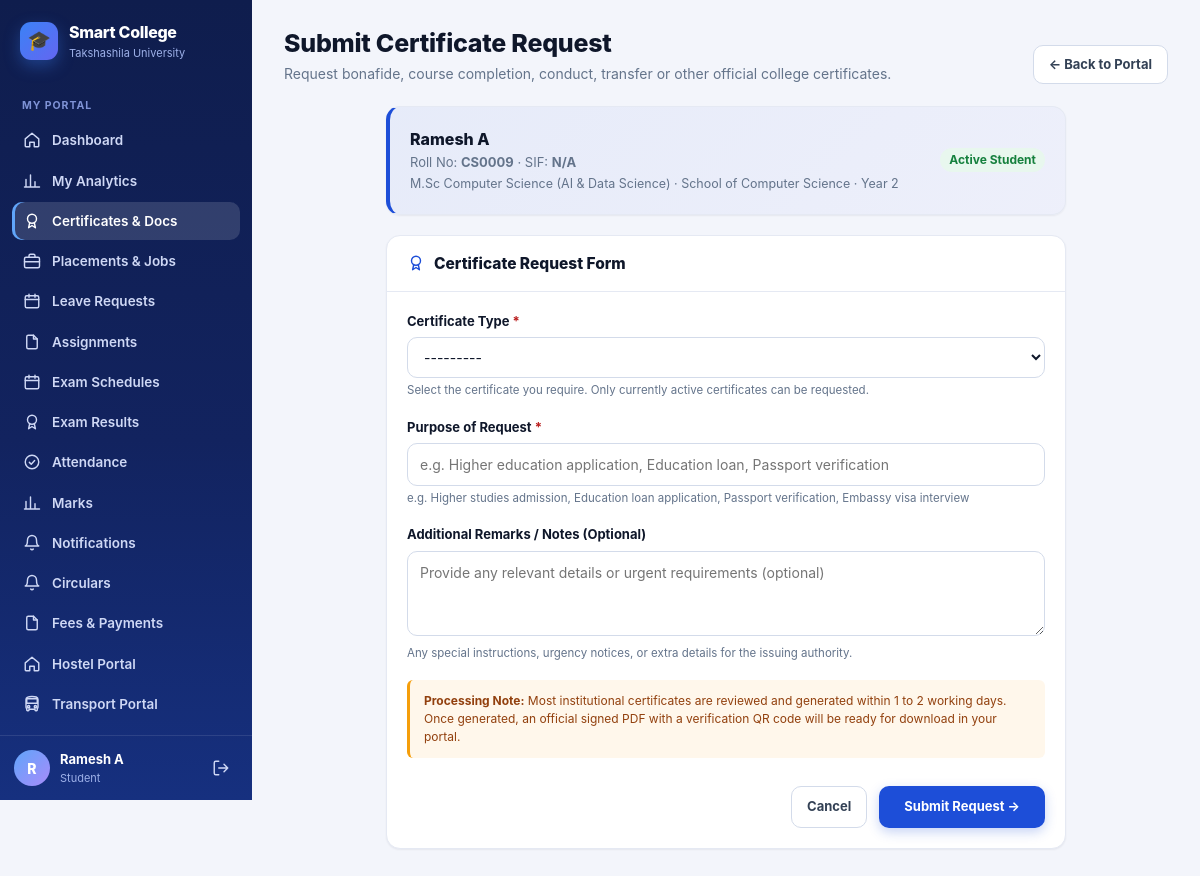
The page /certificates/request/ (signed in) on the database its author committed.
### students/models.py (models this page shows, shortened)
class Student(models.Model):
    user = models.OneToOneField(
        User,
        on_delete=models.CASCADE,
        null=True,
        blank=True
    )
    name = models.CharField(max_length=100)
    roll_no = models.CharField(max_length=20, unique=True)
    sif_number = models.CharField(
        max_length=30,
        unique=True,
        null=True,
        blank=True,
        help_text="7-digit unique University SIF number (auto-generated if left blank)"
    )
    email = models.EmailField()
    department = models.ForeignKey(
        Department,
        on_delete=models.CASCADE
    )
    course = models.ForeignKey(
        Course,
        on_delete=models.SET_NULL,
        null=True,
        blank=True
    )
    year = models.IntegerField()
    is_approved = models.BooleanField(default=True)
    parent_name = models.CharField(max_length=100, blank=True)
    parent_phone = models.CharField(max_length=20, blank=True)
    phone = models.CharField(max_length=20, blank=True)
    admission_date = models.DateField(default=timezone.now)
    is_active = models.BooleanField(default=True)

class Course(models.Model):
    name = models.CharField(max_length=100)
    department = models.ForeignKey(
        Department,
        on_delete=models.CASCADE,
        related_name="courses"
    )

class Department(models.Model):
    name = models.CharField(max_length=100)

### certificates/views.py (the view)
# urls.py: path("request/", views.certificate_request_create, name="certificate_request_create"),
@login_required(login_url="/accounts/login/")
def certificate_request_create(request):
    ctx_role = get_user_role(request.user)
    student = ctx_role["student"]
    if not student:
        messages.error(request, "Only enrolled students can request certificates.")
        return redirect("certificates_admin_dashboard" if ctx_role["is_officer"] else "/accounts/login/")
    if request.method == "POST":
        form = CertificateRequestForm(request.POST, student=student)
        if form.is_valid():
            req_obj = form.save(commit=False)
            req_obj.student = student
            req_obj.request_id = CertificateRequest.generate_next_request_id()
            req_obj.status = CertificateRequest.STATUS_PENDING
            req_obj.save()
            messages.success(request, f"Certificate request {req_obj.request_id} has been submitted!")
            notify_user(
                request.user,
                title=f"Certificate Requested: {req_obj.request_id}",
                message=f"Request for {req_obj.certificate_type.name} submitted successfully.",
                link=f"/certificates/detail/{req_obj.pk}/",
            )
            return redirect("certificates_student_portal")
    else:
        initial_type = request.GET.get("type")
        initial = {}
        if initial_type:
            ct = CertificateType.objects.filter(code=initial_type, is_active=True).first()
            if ct:
                initial["certificate_type"] = ct
        form = CertificateRequestForm(initial=initial, student=student)
    return render(request, "certificates/request_form.html", {"form": form, "student": student})

### certificates/forms.py (shortened to what this page needs)
class CertificateRequestForm(forms.ModelForm):
    class Meta:
        model = CertificateRequest
        fields = ["certificate_type", "purpose", "additional_remarks"]
        widgets = {
            "certificate_type": forms.Select(attrs={"class": "select", "id": "id_certificate_type"}),
            "purpose": forms.TextInput(attrs={
                "class": "input",
                "placeholder": "e.g. Higher education application, Education loan, Passport verification",
                "required": True,
            }),
            "additional_remarks": forms.Textarea(attrs={
                "class": "input",
                "rows": 3,
                "placeholder": "Provide any relevant details or urgent requirements (optional)",
            }),
        }
    def __init__(self, *args, **kwargs):
        self.student = kwargs.pop("student", None)
        super().__init__(*args, **kwargs)
        self.fields["certificate_type"].queryset = CertificateType.objects.filter(is_active=True).order_by("name")

### accounts/context_processors.py (called while the page is built)
def _has_faculty(user):
    if not user or not user.is_authenticated:
        return False
    if Student.objects.filter(user=user).exists():
        return False
    return (
        Faculty.objects.filter(user=user).exists()
        or (bool(user.email) and Faculty.objects.filter(email=user.email).exists())
    )

### certificates/models.py (called while the page is built)
    def __str__(self):
        return self.name

### certificates/services.py (called while the page is built)
def get_user_role(user):
    student = Student.objects.filter(user=user).select_related("course", "department").first()
    faculty = Faculty.objects.filter(user=user).first() or Faculty.objects.filter(email=user.email).first()
    is_admin = bool(user and (user.is_superuser or user.is_staff))
    if is_admin:
        role = "admin"
    elif student:
        role = "student"
    elif faculty:
        role = "faculty"
    else:
        role = "guest"
    return {
        "role": role,
        "student": student,
        "faculty": faculty,
        "is_admin": is_admin,
        "is_officer": is_admin,
    }

### certificates/templates/certificates/request_form.html (shortened to what this page needs)
{% extends "base.html" %}
{% block page_title %}Submit Certificate Request{% endblock %}
{% block page_sub %}Request bonafide, course completion, conduct, transfer or other official college certificates.{% endblock %}
{% block page_actions %}
    <a href="{% url 'certificates_student_portal' %}" class="btn btn-ghost">
        ← Back to Portal
    </a>
{% endblock %}
{% block content %}
<div style="max-width: 680px; margin: 0 auto;">
    <div class="card" style="margin-bottom: 20px; background: linear-gradient(135deg, rgba(29, 78, 216, 0.06) 0%, rgba(99, 102, 241, 0.04) 100%); border-left: 4px solid var(--brand);">
        <div class="card-body" style="display: flex; justify-content: space-between; align-items: center; flex-wrap: wrap; gap: 14px;">
            <div>
                <div style="font-weight: 800; font-size: 16px; color: var(--text);">{{ student.name }}</div>
                <div class="muted" style="font-size: 13px; margin-top: 2px;">
                    Roll No: <strong>{{ student.roll_no }}</strong> · SIF: <strong>{{ student.sif_number|default:"N/A" }}</strong>
                </div>
                <div class="muted" style="font-size: 12.5px; margin-top: 2px;">
                    {{ student.course.name|default:"General Degree" }} · {{ student.department.name }} · Year {{ student.year }}
                </div>
            </div>
            <div>
                <span class="badge green" style="font-size: 12px;">Active Student</span>
            </div>
        </div>
    </div>
    <div class="card">
        <div class="card-head">
            <div class="card-title">
                <svg class="icon"><use href="#i-award"/></svg>
                <span>Certificate Request Form</span>
            </div>
        </div>
        <div class="card-body">
            <form method="POST">
                <div style="display: flex; flex-direction: column; gap: 18px;">
                    <div>
                        <label for="{{ form.certificate_type.id_for_label }}" style="font-weight: 700; font-size: 13px; margin-bottom: 6px; display: block;">
                            Certificate Type <span style="color: var(--danger);">*</span>
                        </label>
                        {{ form.certificate_type }}
                        <div class="muted" style="font-size: 11.5px; margin-top: 4px;">
                            Select the certificate you require. Only currently active certificates can be requested.
                        </div>
                    </div>
                    <div>
                        <label for="{{ form.purpose.id_for_label }}" style="font-weight: 700; font-size: 13px; margin-bottom: 6px; display: block;">
                            Purpose of Request <span style="color: var(--danger);">*</span>
                        </label>
                        {{ form.purpose }}
                        <div class="muted" style="font-size: 11.5px; margin-top: 4px;">
                            e.g. Higher studies admission, Education loan application, Passport verification, Embassy visa interview
                        </div>
                    </div>
                    <div>
                        <label for="{{ form.additional_remarks.id_for_label }}" style="font-weight: 700; font-size: 13px; margin-bottom: 6px; display: block;">
                            Additional Remarks / Notes (Optional)
                        </label>
                        {{ form.additional_remarks }}
                        <div class="muted" style="font-size: 11.5px; margin-top: 4px;">
                            Any special instructions, urgency notices, or extra details for the issuing authority.
                        </div>
                    </div>
                    <div style="background: rgba(245, 158, 11, 0.08); border-left: 3px solid #f59e0b; padding: 12px 14px; border-radius: 6px; font-size: 12px; color: #92400e;">
                        <strong>Processing Note:</strong> Most institutional certificates are reviewed and generated within 1 to 2 working days. Once generated, an official signed PDF with a verification QR code will be ready for download in your portal.
                    </div>
                    <div style="display: flex; justify-content: flex-end; gap: 12px; margin-top: 10px;">
                        <a href="{% url 'certificates_student_portal' %}" class="btn btn-ghost">Cancel</a>
                        <button type="submit" class="btn btn-primary" style="padding: 10px 24px; font-weight: 700;">
                            Submit Request →
                        </button>
                    </div>
                </div>
            </form>
        </div>
    </div>
</div>
{% endblock %}

### templates/base.html (shortened to what this page needs)
{% load static %}<!DOCTYPE html>
<html lang="en">
<head>
    <link rel="stylesheet" href="{% static 'css/theme.css' %}">
</head>
<body>
<div class="app">
    <aside class="sidebar" id="sidebar">
        <a class="brand" href="{{ nav_home }}">
            <span class="brand-mark">🎓</span>
            <span>
                <div class="brand-name">Smart College</div>
                <div class="brand-sub">Takshashila University</div>
            </span>
        </a>
        <nav class="nav">
            {% for group in nav_groups %}
                {% if group.label %}<div class="nav-label">{{ group.label }}</div>{% endif %}
                {% for item in group.items %}
                    <a class="nav-link {% if item.active %}active{% endif %}" href="{{ item.url }}">
                        <svg class="icon"><use href="#i-{{ item.icon }}"/></svg>
                        <span>{{ item.label }}</span>
                    </a>
                {% endfor %}
            {% endfor %}
        </nav>
        <div class="sidebar-foot">
            <div class="avatar">{{ nav_initial }}</div>
            <div class="who">
                <div class="who-name">{{ nav_display }}</div>
                <div class="who-role">{{ nav_role_label }}</div>
            </div>
            <a class="logout" href="/accounts/logout/" title="Log out"><svg class="icon"><use href="#i-logout"/></svg></a>
        </div>
    </aside>
    <div class="main">
        <main class="page">
            <div class="page-head">
                <div>
                    <h1 class="page-title">{% block page_title %}{% endblock %}</h1>
                    <div class="page-sub">{% block page_sub %}{% endblock %}</div>
                </div>
                <div class="head-actions">{% block page_actions %}{% endblock %}</div>
            </div>
            {% block content %}{% endblock %}
        </main>
    </div>
</div>
</body>
</html>

### rows shown on the page
Student: name "Ramesh A", roll_no "CS0009", sif_number "N/A", course.name "M.Sc Computer Science (AI & Data Science)", department.name "School of Computer Science", year "2"

### other values the page prints
{{ group.label }} "MY PORTAL"
{{ item.label }} "Dashboard" "My Analytics" "Certificates & Docs" "Placements & Jobs" "Leave Requests" "Assignments" "Exam Schedules" "Exam Results" "Attendance" "Marks" "Notifications" "Circulars" "Fees & Payments" "Hostel Portal" "Transport Portal"
{{ nav_initial }} "R"
{{ nav_role_label }} "Student"
